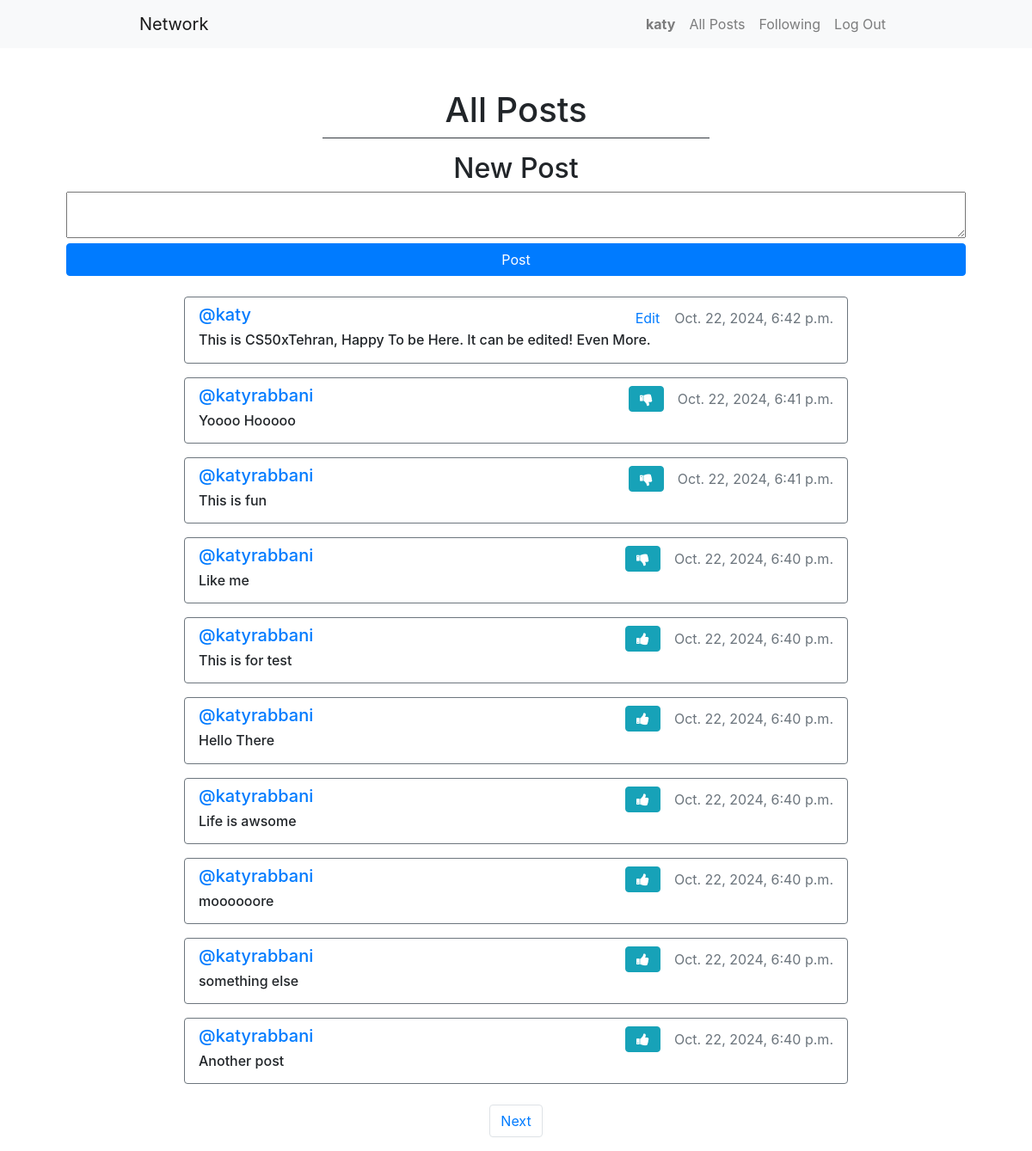
/ (signed in), run on the app's committed database.
### network/models.py (models this page shows, shortened)
class User(AbstractUser):
    pass

class Post(models.Model):
    content = models.CharField(max_length=140)
    user = models.ForeignKey(User, on_delete=models.CASCADE, related_name='author')
    date = models.DateTimeField(auto_now_add=True)

### network/views.py (the view)
# urls.py: path("", views.index, name="index"),
def index(request):
    allPosts = Post.objects.all().order_by('id').reverse()
    paginator = Paginator(allPosts, 10)
    pageNumber = request.GET.get('page')
    postsPerPage = paginator.get_page(pageNumber)
    allLikes = Like.objects.all()
    whoYouLiked = []
    try:
        for like in allLikes:
            if like.user.id == request.user.id:
                whoYouLiked.append(like.post.id)
    except:
        whoYouLiked = []
    return render(request, "network/index.html", {
        "allPosts": allPosts,
        "postsPerPage": postsPerPage,
        "whoYouLiked": whoYouLiked
    })

### network/templates/network/index.html (shortened to what this page needs)
{% extends "network/layout.html" %}
{% block body %}
    <h1 class="text-center border-bottom border-dark w-50 m-auto pt-5 pb-2">
        All Posts
    </h1>
    {% if user.is_authenticated %}
        <div class="d-flex flex-column justify-content-center align-items-center my-3 mx-5">
            <h2>New Post</h2>
            <form action="{% url 'new_post' %}" method="post">
                <textarea name="content" row="4" cols="100"></textarea>
                <br/>
                <input type="submit" value="Post" class="btn btn-primary w-100"/>
            </form>
        </div>
    {% endif %}
    <div class="d-flex flex-column m-3">
        {% for post in postsPerPage %}
            <div class="my-2 mx-5 py-2 px-3 border border-secondary rounded row flex-column justify-content-center">
                <div class="d-flex justify-content-between">
                    <h5>
                        <a href="{% url 'profile' user_id=post.user.id %}">
                            @{{ post.user }}
                        </a>
                    </h5>
                    <div class="d-flex justify-content-between align-items-center">
                        {% if user.is_authenticated %}
                            {% if user == post.user %}
                                <div class="d-flex justify-content-around mr-3">
                                    <button
                                        class="btn p-0 text-primary"
                                        data-toggle="modal"
                                        data-target="#modal_edit_post_{{ post.id }}"
                                    >Edit</button>
                                </div>
                            {% else %}
                                {% if post.id in whoYouLiked %}
                                    <button
                                        class="btn btn-info fa fa-thumbs-down mr-3"
                                        onclick="LikeHandler('{{ post.id }}', '{{ whoYouLiked }}')"
                                        id="{{ post.id }}"
                                    ></button>
                                {% else %}
                                    <button
                                        class="btn btn-info fa fa-thumbs-up mr-3"
                                        onclick="LikeHandler('{{ post.id }}', '{{ whoYouLiked }}')"
                                        id="{{ post.id }}"
                                    ></button>
                                {% endif %}
                            {% endif %}
                        {% endif %}
                        <p class="text-secondary mb-0">{{ post.date }}</p>
                    </div>
                </div>
                <h6 id="content_{{ post.id }}">{{ post.content }}</h6>
            </div>
        {% endfor %}
    </div>
    <nav aria-label="Page navigation example">
        <ul class="pagination justify-content-center">
            {% if postsPerPage.has_next %}
                <li class="page-item">
                    <a class="page-link" href="?page={{ postsPerPage.next_page_number }}">
                        Next
                    </a>
                </li>
            {% endif %}
        </ul>
    </nav>
{% endblock %}

### network/templates/network/layout.html (shortened to what this page needs)
{% load static %}
<!DOCTYPE html>
<html lang="en">
    <head>
        <link rel="stylesheet" href="https://stackpath.bootstrapcdn.com/bootstrap/4.4.1/css/bootstrap.min.css">
        <link href="{% static 'network/styles.css' %}" rel="stylesheet">
        <link rel="stylesheet" href="https://cdnjs.cloudflare.com/ajax/libs/font-awesome/4.7.0/css/font-awesome.min.css">
    </head>
    <body>
        <nav class="navbar navbar-expand-lg navbar-light bg-light">
            <div class="w-75 m-auto d-flex justify-content-between">
                <a class="navbar-brand" href="{% url 'index' %}">
                    Network
                </a>
                <div>
                    <ul class="navbar-nav mr-auto">
                        {% if user.is_authenticated %}
                            <li class="nav-item">
                                <a class="nav-link font-weight-bold" href="{% url 'profile' user_id=user.id %}">
                                    {{ user.username }}
                                </a>
                            </li>
                        {% endif %}
                        <li class="nav-item">
                        <a class="nav-link" href="{% url 'index' %}">All Posts</a>
                        </li>
                        {% if user.is_authenticated %}
                            <li class="nav-item">
                                <a class="nav-link" href="{% url 'following' %}">Following</a>
                            </li>
                            <li class="nav-item">
                                <a class="nav-link" href="{% url 'logout' %}">Log Out</a>
                            </li>
                        {% endif %}
                    </ul>
                </div>
            </div>
          </nav>
        <div class="body w-75 m-auto">
            {% block body %}
            {% endblock %}
        </div>
    </body>
</html>

### data on the page
User: username "katy"
Post: user "katy", date "Oct. 22, 2024, 6:42 p.m.", content "This is CS50xTehran, Happy To be Here. It can be edited! Even More."
Post: user "katyrabbani", date "Oct. 22, 2024, 6:41 p.m.", content "Yoooo Hooooo"
Post: user "katyrabbani", date "Oct. 22, 2024, 6:41 p.m.", content "This is fun"
Post: user "katyrabbani", date "Oct. 22, 2024, 6:40 p.m.", content "Like me"
Post: user "katyrabbani", date "Oct. 22, 2024, 6:40 p.m.", content "This is for test"
Post: user "katyrabbani", date "Oct. 22, 2024, 6:40 p.m.", content "Hello There"
Post: user "katyrabbani", date "Oct. 22, 2024, 6:40 p.m.", content "Life is awsome"
Post: user "katyrabbani", date "Oct. 22, 2024, 6:40 p.m.", content "moooooore"
Post: user "katyrabbani", date "Oct. 22, 2024, 6:40 p.m.", content "something else"
Post: user "katyrabbani", date "Oct. 22, 2024, 6:40 p.m.", content "Another post"
